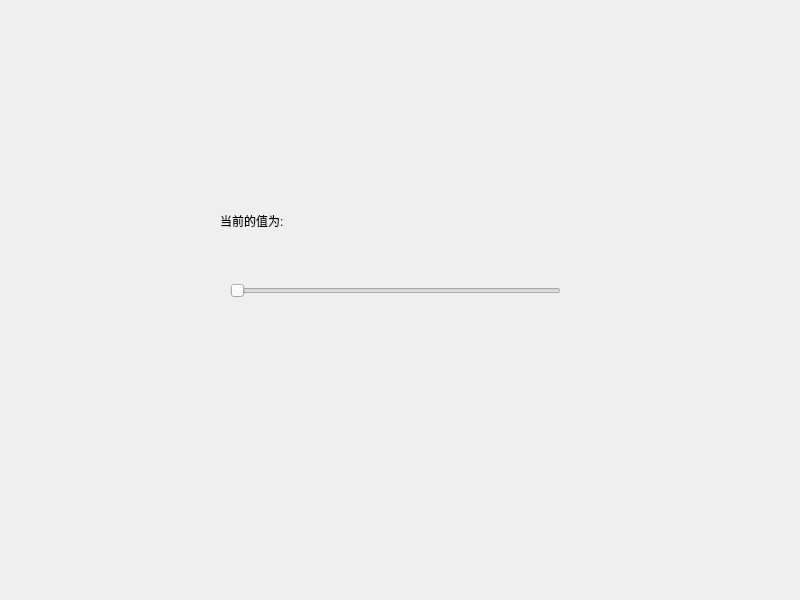
<?xml version="1.0" encoding="UTF-8"?>
<ui version="4.0">
 <class>Widget</class>
 <widget class="QWidget" name="Widget">
  <property name="geometry">
   <rect>
    <x>0</x>
    <y>0</y>
    <width>800</width>
    <height>600</height>
   </rect>
  </property>
  <property name="windowTitle">
   <string>Widget</string>
  </property>
  <widget class="QSlider" name="horizontalSlider">
   <property name="geometry">
    <rect>
     <x>230</x>
     <y>260</y>
     <width>331</width>
     <height>61</height>
    </rect>
   </property>
   <property name="orientation">
    <enum>Qt::Horizontal</enum>
   </property>
  </widget>
  <widget class="QLabel" name="label">
   <property name="geometry">
    <rect>
     <x>220</x>
     <y>200</y>
     <width>121</width>
     <height>41</height>
    </rect>
   </property>
   <property name="text">
    <string>当前的值为: </string>
   </property>
  </widget>
 </widget>
 <resources/>
 <connections/>
</ui>
